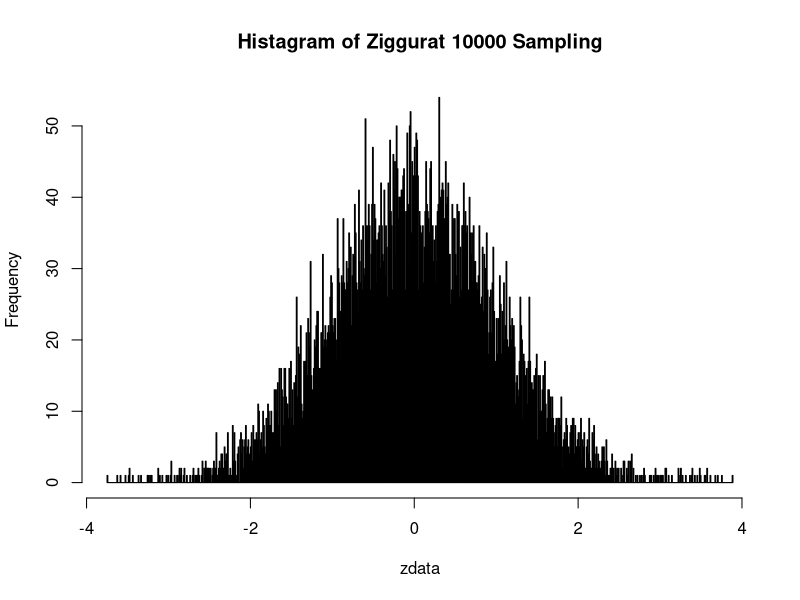
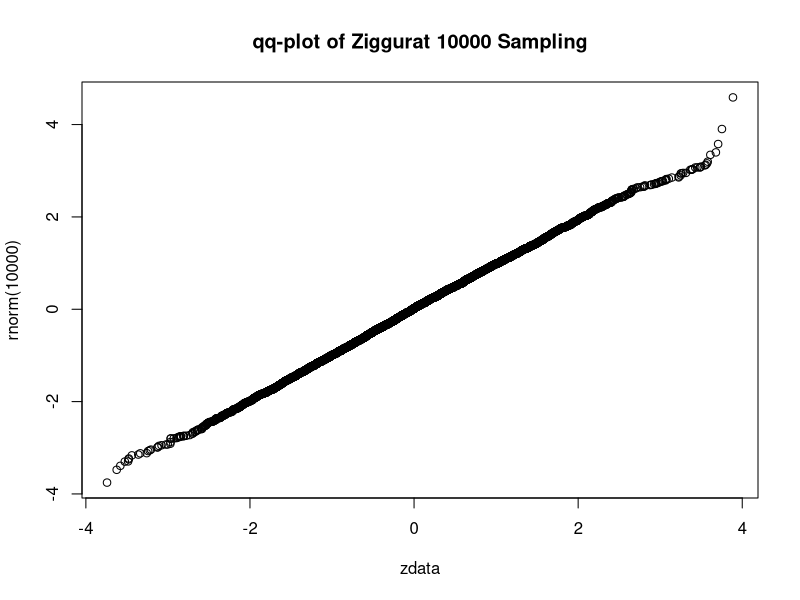

Reproduce these figures in R, in order.
# Finding A and x[0]~x[N-1], y[0]~y[N-1]
# using the standard norm
dnorminv<-function(y) sqrt(-2*log(sqrt(2*pi)*y))


findAxy <- function (N) {
  x1 <- numeric (N)
  y1 <- numeric (N)
  flag1 = 0
  A1 = 0
  xcap = 5
  xflo = 0
  xcur = (xcap+xflo)/2
  flag1= findyN(N,xcur) [[1]]
  
  while (flag1 !=1) {
    if (flag1 == 100) {
      xflo = xcur
    } else if (flag1 == -100)  {
      xcap = xcur
    }
    xcur = (xcap+xflo)/2
    flag1= findyN(N,xcur) [[1]]
  }
  
  A1= round(findyN(N,xcur) [[2]],digits = 6)
  x1 = round(findyN(N,xcur) [[3]],digits = 6)
  y1 = round(findyN(N,xcur) [[4]],digits = 6)
  list (A = A1 , x = x1 , y = y1)
}


findyN <- function (N,xinit) {
  x <- numeric (N)
  y <- numeric (N)
  
  flag = 0
  
  x[1] <- xinit
  tail <- 1-pnorm(x[1])
  y[1] <- dnorm(x[1])
  A <- x[1] * y[1] + tail
  
  x[2]= x[1]
  y[2] = y[1]+A/x[2]
  
  for (i in 2:N-1) {
    if ((y[i] > dnorm(0))) {
      flag = -1
      break
    }
    
    x[i+1] = dnorminv(y[i])
    y[i+1] = y[i] + A/x[i]
    
  }
  
  if (flag == -1) {flag = 100}
  else if(abs(y[N] - dnorm(0))<=1e-6) {
    flag =1   #FOUND
  } else if (y[N] > dnorm(0)) {
    flag = 100
  } else if (y[N] < dnorm(0)) {
    flag = -100
  }
  return (list (flag,A,x,y))
}

#ziggurat

#Genearating from standard normal
GenFromTail<-function(a) {
  u1<-runif(1)
  u2<-runif(1)
  while (u2 > a*sqrt((a^2-2*log(u1)))){
    u1<-runif(1)
    u2<-runif(1)
  }
  x = sqrt((a^2-2*log(u1)))
  return(x)
}

table <- findAxy(256)
#x[N+1] <- 0
xtable <-table$x
ytable <-table$y
Atable <-table$A

myziggurat <- function(total,N) {
  x <- xtable
  y <- ytable
  A <- Atable
  immediate = 0
  rejection = 0
  R0 <- x[1]*y[1]
  data <- numeric(total)
  signpn <- (2*rbinom(total,1,0.5)-1)
  i = 1
  while (i <= total) {
    #index for rectangular
    k <- sample(0:N-1,1)           
    u1<-runif(1)
    if (k>0){
      #generating from rectangular S[k]
      xi<-u1*x[k]
      if(xi<(x[k+1])){
        #xi in R[k], accept
        data[i] = signpn[i]*xi
        immediate = immediate + 1
        i = i+1
      }else{
        #generating yi
        u2<-runif(1)
        yi <- y[k]+u2*(y[k+1]-y[k])
        if(yi <=  dnorm(xi)) {
          data[i] = signpn[i]*xi
          i = i + 1
        } else{
          rejection = rejection + 1
        }
      }
    }
    else{
      #generating from S0
      w<-runif(1,max = A)
      if (w<= R0) {
        data[i] = signpn[i]*w/y[1]
        immediate = immediate + 1
        i = i + 1
      } else {
        data[i] = signpn[i]*GenFromTail(x[1])
        i = i+1
      }
    }
  }
  print(noquote(paste("rejection rate:",rejection/total)))
  print(noquote(paste("immediate accept rate:",immediate/total)))
  return(data)
}
    
    
    
    
  #      xi <- x[i]                   # x[i]
  #  if (i == N-1) {xi_1 = 0}
  #  else {xi_1 <- x[i+1]   }              # x[i+1]
  #  yi <- y[i]                   # y[i]
  #  if (i==0) {yi_1 = 0}
  #  else {yi_1 <- y[i-1]}                   # y[i-1]
  #  u1 <- runif(1)                 # ramdom u
  #  x1 <- u1 * xi                  # random generated data
  #  if (x1<xi_1) {
  #    data[k] = x1
  #    k = k+1
  #  } else {
  #    y1 <- dnorm(x1)
  #    y1.1 <- y1 - yi_1
  #    u2 <- runif(1)
  #    y2 <- u2 * (yi - yi_1)
  #    if (y2 < y1.1) {
  #      data [k] = x1
  #      k = k+1
  #    }
 #   }
#  }
  #return (data)
#}


zdata <- myziggurat(10000,256)

hist(zdata,breaks=1000, main = "Histagram of Ziggurat 10000 Sampling")

qqplot(zdata,rnorm(10000), main = "qq-plot of Ziggurat 10000 Sampling")
